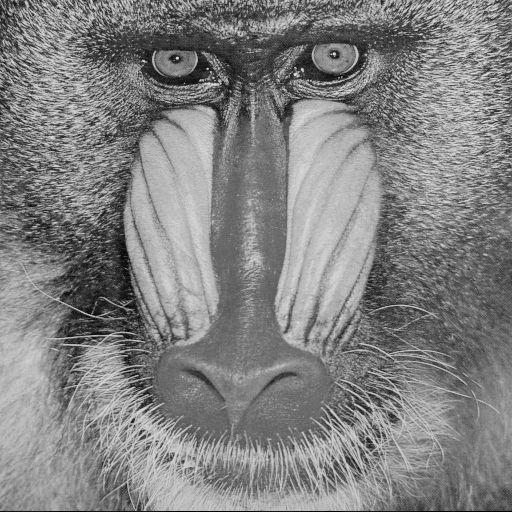
#> input picture pics/baboonGS.png, 512 x 512 px
$ python bbHistEqualization.py
#> lines starting #> are read from the running program, lines starting #| are printed output that depends on the picture
from matplotlib import pyplot as plt
from skimage import io, exposure as ex

img=io.imread('../pics/baboonGS.png')
#> img is the input picture: shape (512, 512); min 0, max 232, mean 129.5
imgEq=ex.equalize_hist(img,nbins=256)
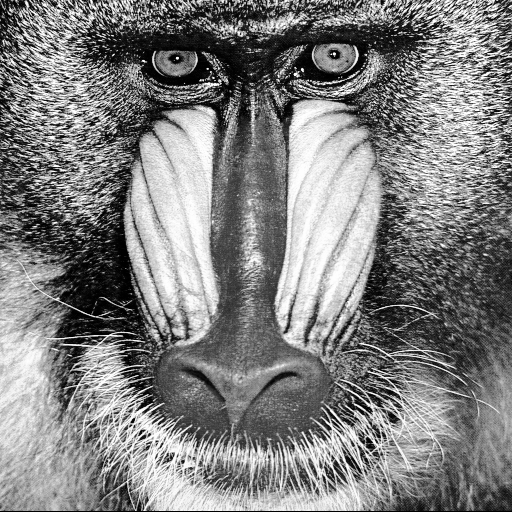
#> imgEq: shape (512, 512) float64; min 0.000137, max 1, mean 0.503
hist,bins=ex.histogram(imgEq)
#> hist = 256 values, max 2580 at index 86, min 0 at index 32, mean 1024; bins = 256 values from 0.00209 to 0.998
c=plt.plot(bins,hist,color='gray')
#> c = 1 item
io.imsave('../pics/baboonGSEq.png',imgEq)
plt.show()
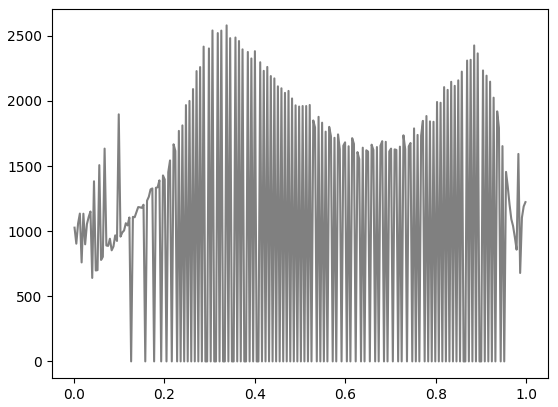
#> figure drawn by matplotlib, 1 panel; curve peaks at x = 0.338, y = 2580
